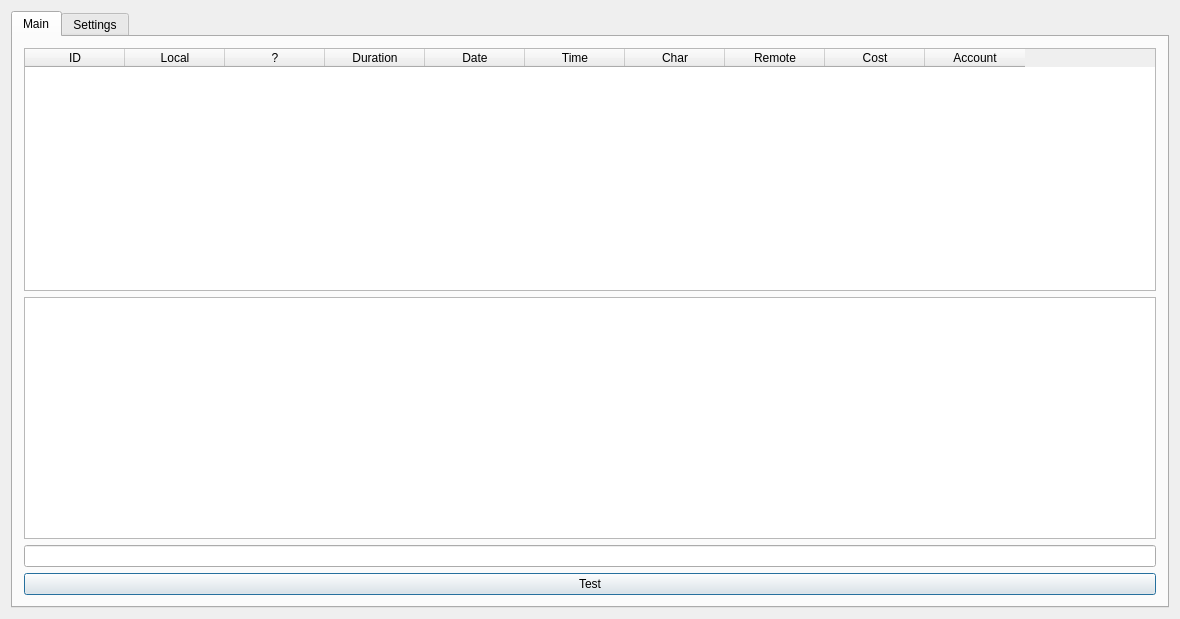
<?xml version="1.0" encoding="UTF-8"?>
<ui version="4.0">
 <class>DlgMain</class>
 <widget class="QDialog" name="DlgMain">
  <property name="geometry">
   <rect>
    <x>0</x>
    <y>0</y>
    <width>1180</width>
    <height>619</height>
   </rect>
  </property>
  <property name="windowTitle">
   <string>ATS</string>
  </property>
  <layout class="QVBoxLayout" name="verticalLayout">
   <item>
    <widget class="QTabWidget" name="tabWidget">
     <property name="currentIndex">
      <number>0</number>
     </property>
     <widget class="QWidget" name="tab">
      <attribute name="title">
       <string>Main</string>
      </attribute>
      <layout class="QVBoxLayout" name="verticalLayout_2">
       <item>
        <widget class="QTableWidget" name="tblData">
         <property name="focusPolicy">
          <enum>Qt::ClickFocus</enum>
         </property>
         <property name="editTriggers">
          <set>QAbstractItemView::NoEditTriggers</set>
         </property>
         <column>
          <property name="text">
           <string>ID</string>
          </property>
         </column>
         <column>
          <property name="text">
           <string>Local</string>
          </property>
         </column>
         <column>
          <property name="text">
           <string>?</string>
          </property>
         </column>
         <column>
          <property name="text">
           <string>Duration</string>
          </property>
         </column>
         <column>
          <property name="text">
           <string>Date</string>
          </property>
         </column>
         <column>
          <property name="text">
           <string>Time</string>
          </property>
         </column>
         <column>
          <property name="text">
           <string>Char</string>
          </property>
         </column>
         <column>
          <property name="text">
           <string>Remote</string>
          </property>
         </column>
         <column>
          <property name="text">
           <string>Cost</string>
          </property>
         </column>
         <column>
          <property name="text">
           <string>Account</string>
          </property>
         </column>
        </widget>
       </item>
       <item>
        <widget class="QTextEdit" name="te">
         <property name="focusPolicy">
          <enum>Qt::ClickFocus</enum>
         </property>
        </widget>
       </item>
       <item>
        <widget class="QLineEdit" name="leRawData">
         <property name="focusPolicy">
          <enum>Qt::ClickFocus</enum>
         </property>
        </widget>
       </item>
       <item>
        <widget class="QPushButton" name="btnTest">
         <property name="focusPolicy">
          <enum>Qt::ClickFocus</enum>
         </property>
         <property name="text">
          <string>Test</string>
         </property>
        </widget>
       </item>
      </layout>
     </widget>
     <widget class="QWidget" name="tabSettings">
      <attribute name="title">
       <string>Settings</string>
      </attribute>
      <layout class="QGridLayout" name="gridLayout">
       <item row="3" column="3">
        <spacer name="horizontalSpacer">
         <property name="orientation">
          <enum>Qt::Horizontal</enum>
         </property>
         <property name="sizeHint" stdset="0">
          <size>
           <width>848</width>
           <height>20</height>
          </size>
         </property>
        </spacer>
       </item>
       <item row="8" column="3">
        <spacer name="verticalSpacer">
         <property name="orientation">
          <enum>Qt::Vertical</enum>
         </property>
         <property name="sizeHint" stdset="0">
          <size>
           <width>20</width>
           <height>40</height>
          </size>
         </property>
        </spacer>
       </item>
       <item row="8" column="1">
        <spacer name="verticalSpacer_2">
         <property name="orientation">
          <enum>Qt::Vertical</enum>
         </property>
         <property name="sizeHint" stdset="0">
          <size>
           <width>20</width>
           <height>40</height>
          </size>
         </property>
        </spacer>
       </item>
       <item row="0" column="2" rowspan="3">
        <widget class="QGroupBox" name="groupBox">
         <property name="title">
          <string>Execute external program after condition</string>
         </property>
         <layout class="QGridLayout" name="gridLayout_2">
          <item row="0" column="0">
           <widget class="QLabel" name="label_11">
            <property name="text">
             <string>Line</string>
            </property>
           </widget>
          </item>
          <item row="3" column="0">
           <widget class="QLabel" name="label_12">
            <property name="text">
             <string>Path to executable</string>
            </property>
           </widget>
          </item>
          <item row="2" column="0">
           <widget class="QLabel" name="label_13">
            <property name="text">
             <string>Incoming number</string>
            </property>
           </widget>
          </item>
          <item row="1" column="0">
           <widget class="QLabel" name="label_14">
            <property name="text">
             <string>Minimum time</string>
            </property>
           </widget>
          </item>
          <item row="0" column="1">
           <widget class="QLineEdit" name="leLine"/>
          </item>
          <item row="3" column="1">
           <widget class="QLineEdit" name="lePathToExecutable"/>
          </item>
          <item row="2" column="1">
           <widget class="QLineEdit" name="leIncomingNumber"/>
          </item>
          <item row="1" column="1">
           <widget class="QLineEdit" name="leTime"/>
          </item>
          <item row="4" column="1">
           <spacer name="verticalSpacer_6">
            <property name="orientation">
             <enum>Qt::Vertical</enum>
            </property>
            <property name="sizeHint" stdset="0">
             <size>
              <width>20</width>
              <height>40</height>
             </size>
            </property>
           </spacer>
          </item>
         </layout>
        </widget>
       </item>
       <item row="0" column="1">
        <widget class="QGroupBox" name="groupBox_3">
         <property name="minimumSize">
          <size>
           <width>0</width>
           <height>50</height>
          </size>
         </property>
         <property name="title">
          <string>Main db settings</string>
         </property>
         <layout class="QGridLayout" name="gridLayout_5">
          <item row="1" column="0">
           <widget class="QLabel" name="label_2">
            <property name="text">
             <string>Host</string>
            </property>
           </widget>
          </item>
          <item row="4" column="0">
           <widget class="QLabel" name="label_5">
            <property name="text">
             <string>Password</string>
            </property>
           </widget>
          </item>
          <item row="2" column="0">
           <widget class="QLabel" name="label_3">
            <property name="text">
             <string>Database</string>
            </property>
           </widget>
          </item>
          <item row="3" column="0">
           <widget class="QLabel" name="label_4">
            <property name="text">
             <string>Username</string>
            </property>
           </widget>
          </item>
          <item row="4" column="1">
           <widget class="QLineEdit" name="lePassword">
            <property name="minimumSize">
             <size>
              <width>200</width>
              <height>0</height>
             </size>
            </property>
           </widget>
          </item>
          <item row="2" column="1">
           <widget class="QLineEdit" name="leDb">
            <property name="minimumSize">
             <size>
              <width>200</width>
              <height>0</height>
             </size>
            </property>
           </widget>
          </item>
          <item row="3" column="1">
           <widget class="QLineEdit" name="leUsername">
            <property name="minimumSize">
             <size>
              <width>200</width>
              <height>0</height>
             </size>
            </property>
           </widget>
          </item>
          <item row="1" column="1">
           <widget class="QLineEdit" name="leHost">
            <property name="minimumSize">
             <size>
              <width>200</width>
              <height>0</height>
             </size>
            </property>
           </widget>
          </item>
          <item row="7" column="1">
           <spacer name="verticalSpacer_5">
            <property name="orientation">
             <enum>Qt::Vertical</enum>
            </property>
            <property name="sizeHint" stdset="0">
             <size>
              <width>20</width>
              <height>40</height>
             </size>
            </property>
           </spacer>
          </item>
          <item row="5" column="0">
           <widget class="QLabel" name="label_20">
            <property name="text">
             <string>Local call item code</string>
            </property>
           </widget>
          </item>
          <item row="0" column="0">
           <widget class="QLabel" name="label">
            <property name="text">
             <string>User ID</string>
            </property>
           </widget>
          </item>
          <item row="0" column="1">
           <widget class="QLineEdit" name="leUserId">
            <property name="maximumSize">
             <size>
              <width>50</width>
              <height>16777215</height>
             </size>
            </property>
           </widget>
          </item>
          <item row="6" column="0">
           <widget class="QLabel" name="label_21">
            <property name="text">
             <string>International call item code</string>
            </property>
           </widget>
          </item>
          <item row="5" column="1">
           <widget class="QLineEdit" name="leIntCallItemCode"/>
          </item>
          <item row="6" column="1">
           <widget class="QLineEdit" name="leOutCallItemCode"/>
          </item>
         </layout>
        </widget>
       </item>
       <item row="3" column="1">
        <widget class="QGroupBox" name="groupAir">
         <property name="title">
          <string>Airwick connection</string>
         </property>
         <layout class="QGridLayout" name="gridLayout_3">
          <item row="0" column="0">
           <widget class="QLabel" name="label_15">
            <property name="text">
             <string>Host</string>
            </property>
           </widget>
          </item>
          <item row="1" column="0">
           <widget class="QLabel" name="label_16">
            <property name="text">
             <string>Database</string>
            </property>
           </widget>
          </item>
          <item row="0" column="1">
           <widget class="QLineEdit" name="leAirHost">
            <property name="minimumSize">
             <size>
              <width>200</width>
              <height>0</height>
             </size>
            </property>
           </widget>
          </item>
          <item row="3" column="0">
           <widget class="QLabel" name="label_18">
            <property name="text">
             <string>Password</string>
            </property>
           </widget>
          </item>
          <item row="2" column="0">
           <widget class="QLabel" name="label_17">
            <property name="text">
             <string>Username</string>
            </property>
           </widget>
          </item>
          <item row="1" column="1">
           <widget class="QLineEdit" name="leAirDb">
            <property name="minimumSize">
             <size>
              <width>200</width>
              <height>0</height>
             </size>
            </property>
           </widget>
          </item>
          <item row="2" column="1">
           <widget class="QLineEdit" name="leAirUser">
            <property name="minimumSize">
             <size>
              <width>200</width>
              <height>0</height>
             </size>
            </property>
           </widget>
          </item>
          <item row="3" column="1">
           <widget class="QLineEdit" name="leAirPass">
            <property name="minimumSize">
             <size>
              <width>200</width>
              <height>0</height>
             </size>
            </property>
           </widget>
          </item>
          <item row="4" column="1">
           <spacer name="verticalSpacer_4">
            <property name="orientation">
             <enum>Qt::Vertical</enum>
            </property>
            <property name="sizeHint" stdset="0">
             <size>
              <width>20</width>
              <height>40</height>
             </size>
            </property>
           </spacer>
          </item>
         </layout>
        </widget>
       </item>
       <item row="3" column="2">
        <widget class="QGroupBox" name="groupBox_2">
         <property name="title">
          <string>COM port settings</string>
         </property>
         <layout class="QGridLayout" name="gridLayout_4">
          <item row="0" column="1">
           <widget class="QCheckBox" name="chFileLog">
            <property name="text">
             <string/>
            </property>
           </widget>
          </item>
          <item row="1" column="1">
           <widget class="QLineEdit" name="leATSPort">
            <property name="minimumSize">
             <size>
              <width>200</width>
              <height>0</height>
             </size>
            </property>
           </widget>
          </item>
          <item row="2" column="0">
           <widget class="QLabel" name="label_9">
            <property name="text">
             <string>COM bits</string>
            </property>
           </widget>
          </item>
          <item row="6" column="0">
           <widget class="QLabel" name="label_7">
            <property name="text">
             <string>Model of ATS</string>
            </property>
           </widget>
          </item>
          <item row="1" column="0">
           <widget class="QLabel" name="label_8">
            <property name="text">
             <string>COM port</string>
            </property>
           </widget>
          </item>
          <item row="6" column="1">
           <widget class="QComboBox" name="cbATS">
            <item>
             <property name="text">
              <string>Erricson</string>
             </property>
            </item>
            <item>
             <property name="text">
              <string>New</string>
             </property>
            </item>
           </widget>
          </item>
          <item row="2" column="1">
           <widget class="QComboBox" name="cbComData">
            <item>
             <property name="text">
              <string>Data 5</string>
             </property>
            </item>
            <item>
             <property name="text">
              <string>Data 6</string>
             </property>
            </item>
            <item>
             <property name="text">
              <string>Data 7</string>
             </property>
            </item>
            <item>
             <property name="text">
              <string>Data 8</string>
             </property>
            </item>
           </widget>
          </item>
          <item row="0" column="0">
           <widget class="QLabel" name="label_6">
            <property name="text">
             <string>File log</string>
            </property>
           </widget>
          </item>
          <item row="5" column="1">
           <widget class="QComboBox" name="cbComFlowControl">
            <item>
             <property name="text">
              <string>None</string>
             </property>
            </item>
            <item>
             <property name="text">
              <string>Hardware</string>
             </property>
            </item>
           </widget>
          </item>
          <item row="3" column="1">
           <widget class="QComboBox" name="cbComParity">
            <item>
             <property name="text">
              <string>None</string>
             </property>
            </item>
            <item>
             <property name="text">
              <string>Even</string>
             </property>
            </item>
            <item>
             <property name="text">
              <string>Odd</string>
             </property>
            </item>
           </widget>
          </item>
          <item row="3" column="0">
           <widget class="QLabel" name="label_10">
            <property name="text">
             <string>COM parity</string>
            </property>
           </widget>
          </item>
          <item row="7" column="1">
           <spacer name="verticalSpacer_3">
            <property name="orientation">
             <enum>Qt::Vertical</enum>
            </property>
            <property name="sizeHint" stdset="0">
             <size>
              <width>20</width>
              <height>40</height>
             </size>
            </property>
           </spacer>
          </item>
          <item row="5" column="0">
           <widget class="QLabel" name="label_19">
            <property name="text">
             <string>Flow control</string>
            </property>
           </widget>
          </item>
         </layout>
        </widget>
       </item>
       <item row="6" column="1" colspan="2">
        <widget class="QPushButton" name="btnReconnect">
         <property name="focusPolicy">
          <enum>Qt::ClickFocus</enum>
         </property>
         <property name="text">
          <string>Reconnect</string>
         </property>
        </widget>
       </item>
      </layout>
     </widget>
    </widget>
   </item>
  </layout>
 </widget>
 <layoutdefault spacing="6" margin="11"/>
 <tabstops>
  <tabstop>btnReconnect</tabstop>
  <tabstop>leAirHost</tabstop>
  <tabstop>leAirDb</tabstop>
  <tabstop>leAirUser</tabstop>
  <tabstop>leAirPass</tabstop>
  <tabstop>leLine</tabstop>
  <tabstop>leTime</tabstop>
  <tabstop>leIncomingNumber</tabstop>
  <tabstop>lePathToExecutable</tabstop>
  <tabstop>tblData</tabstop>
  <tabstop>te</tabstop>
  <tabstop>btnTest</tabstop>
  <tabstop>leRawData</tabstop>
 </tabstops>
 <resources/>
 <connections/>
</ui>
